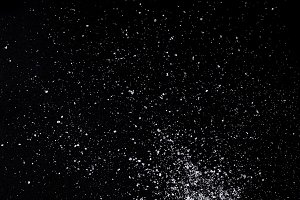
#> input picture ImageProcessing/salt.jpg, 300 x 200 px
$ python Contours.py --image salt.jpg   (older library calls are emulated)
#> lines starting #> are read from the running program, lines starting #| are printed output that depends on the picture; after the words box and inside, x2 and y2 are one past the last pixel; in counts of white or black regions, pixels touching at a corner belong together
import numpy as np
import argparse
import cv2


ap=argparse.ArgumentParser()
ap.add_argument("-i","--image", required=True)
args=vars(ap.parse_args())

image=cv2.imread(args["image"])
#> image is the input picture: shape (200, 300, 3); mean B, G, R 12, 10.7, 10.8
image=cv2.cvtColor(image, cv2.COLOR_BGR2GRAY)
#> image: shape (200, 300)
cv2.imshow("Grey", image)

blurred=cv2.GaussianBlur(image, (3,3), 0)
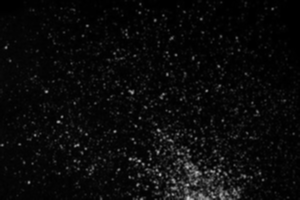
#> blurred: shape (200, 300); min 0, max 204, mean 10.8
cv2.imshow("Blurred", blurred)

canny=cv2.Canny(blurred, 30, 150)
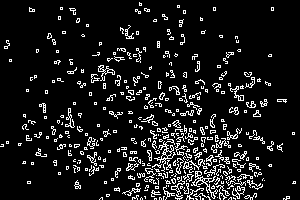
#> canny: shape (200, 300); 10% white in thin lines or dots
cv2.imshow("Canny", canny)

(_,counts,_)=cv2.findContours(canny.copy(),cv2.RETR_EXTERNAL, cv2.CHAIN_APPROX_SIMPLE)
#> counts = 364 contours, 335 with area under 20; largest, box (x1, y1, x2, y2) and area: (191, 171, 218, 199) 124, (154, 139, 176, 172) 96, (98, 65, 115, 81) 67, (232, 186, 245, 199) 59, (183, 159, 205, 173) 52

print("The number of countours in the image is {}".format(len(counts)))
#| The number of countours in the image is 364

coins=image.copy()
cv2.drawContours(coins, counts, -1, (0,0,0), 2)
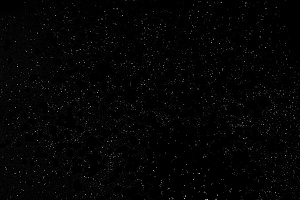
#> coins: shape (200, 300); min 0, max 195, mean 4.1
cv2.imshow("Coins", coins)
cv2.waitKey(0)
